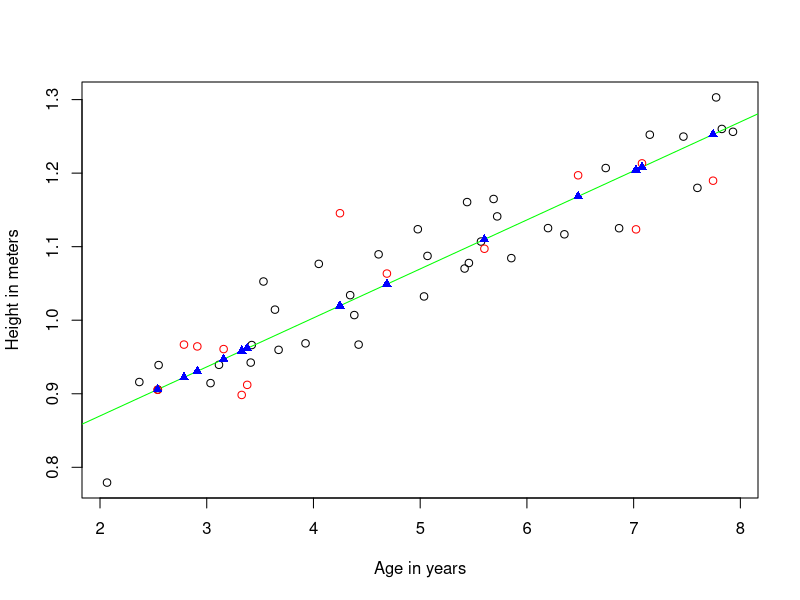
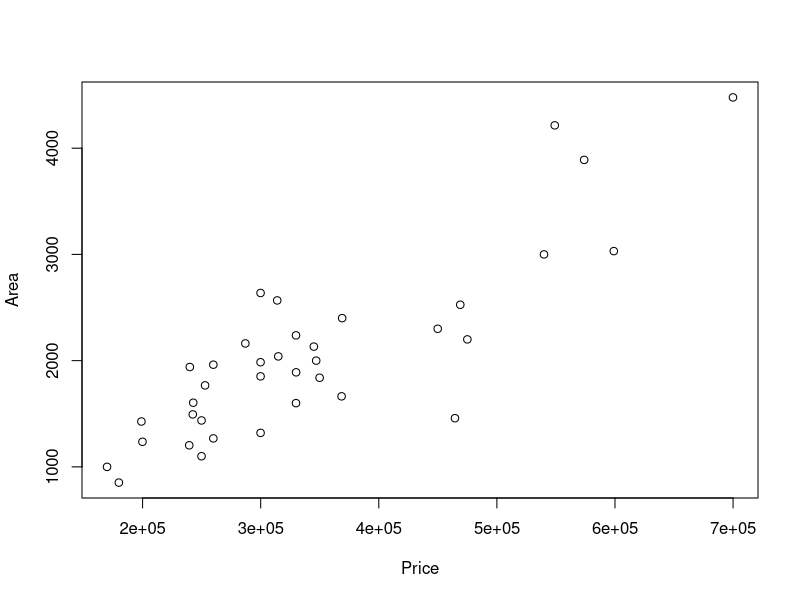
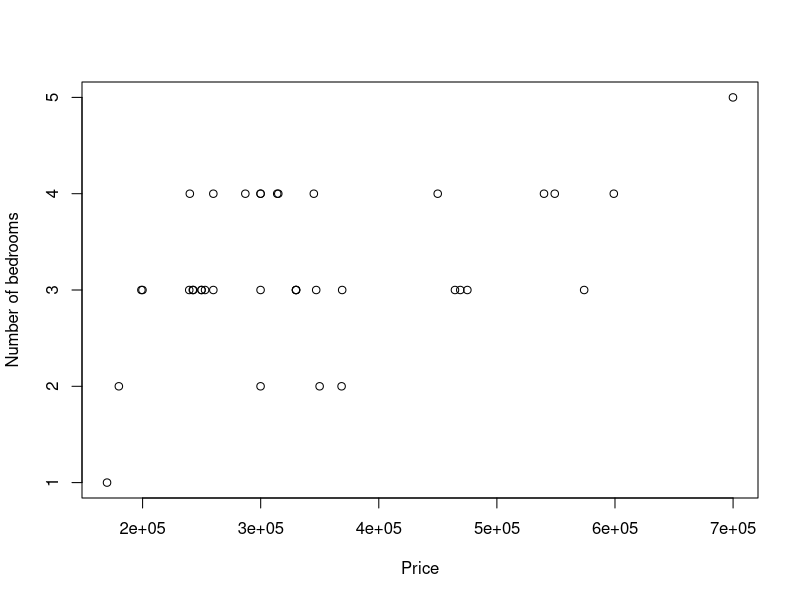
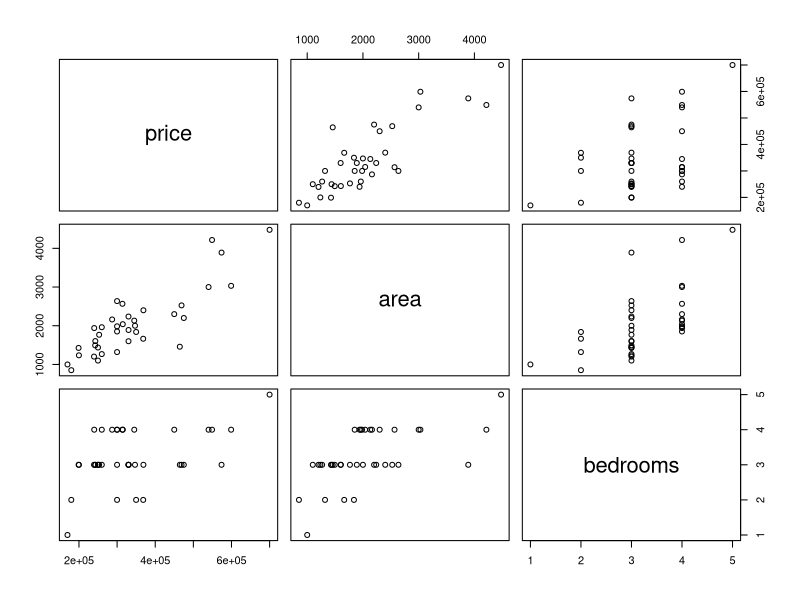
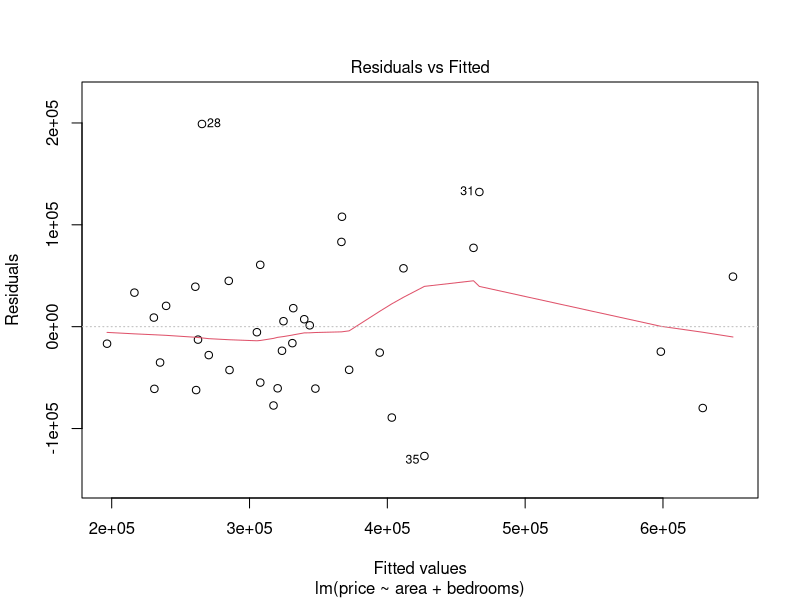
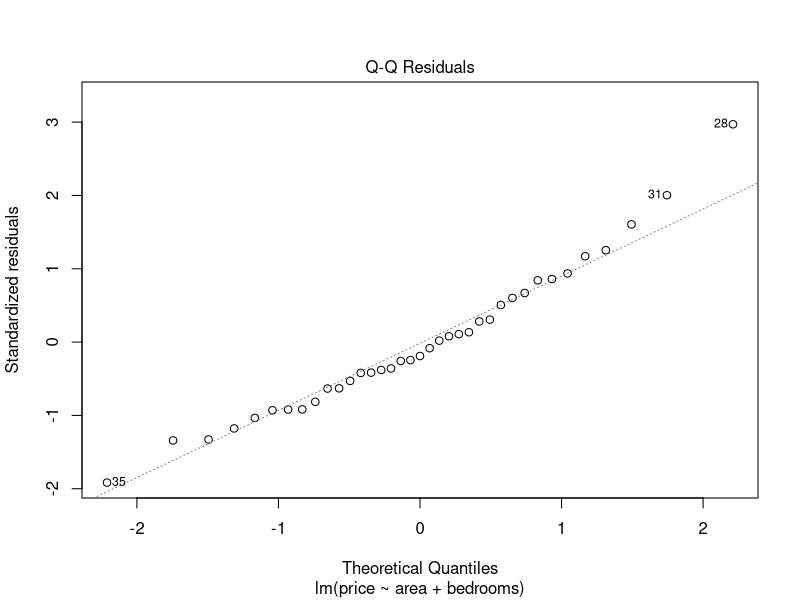
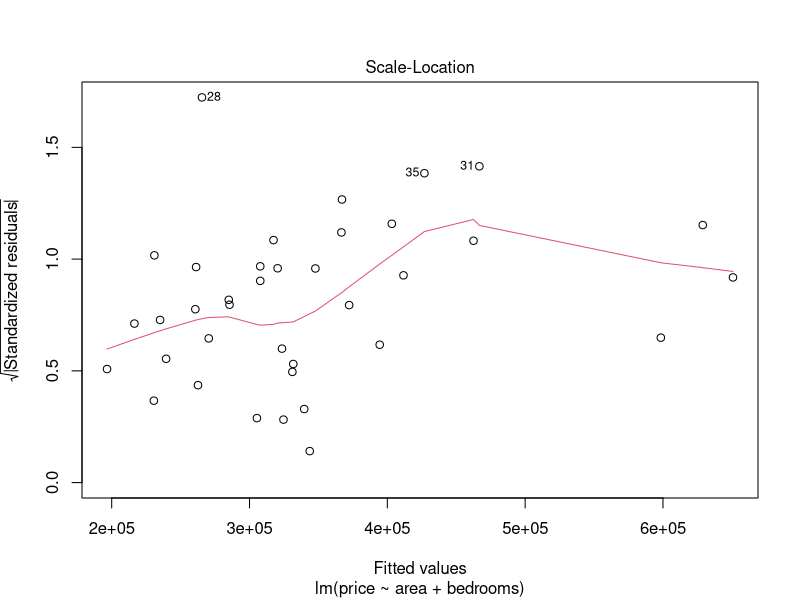
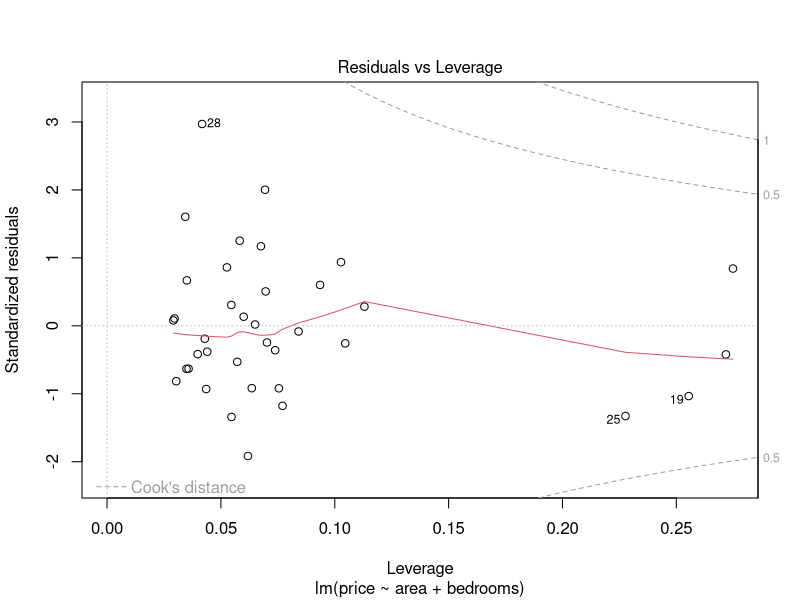

Here is the R script that generated these plots, in order:
#install.packages('lm')
#library(lm)

#this file is heavily commented and modified with added new lines of code 
#after being downloaded from the course website 

#'build a  model for something (house price) as a function of the factors "area
#'and number of bedroom
#'differnce is that we're not catagorizigng prices 
#'we're building a numerical model = regression
#'then we can use logistic regression to classiy catagorial data, like last week 

#=============Part 1: age and heigth=============================

train<- read.table("age-height-train.csv", sep = ",", header = TRUE)
test <- read.table("age-height-test.csv", sep = ",", header = TRUE)
#train
plot(train$x, train$y,ylab='Height in meters',xlab='Age in years')

lr_model  <- lm(y ~x, data = train) #0.73 0.0663 
# H = 0.0663A + 0.73 

lr_model = lm(y~x,data=train) # equal sign? 
lr_model
summary(lr_model)
abline(lr_model,col="green") #draw a green line for linear regression 

#interval = "prediction" has to do with confidence intervals (lower and upper)
  #can go look up ?predict for more details 
prediction <- predict(lr_model,interval="prediction",newdata=test)
prediction  #what's lower and upper? 
prediction <- as.data.frame(prediction)

#plot test data points 
points(test$x,test$y,col="red")

#what does this line mean? : 
points(test$x,prediction$fit,col="blue",pch=17)

#bind the y of testing data with the "fit" from prediction
#if prediction is good, they shouldn't differ much 
cbind(test$y , prediction$fit)



########### PART 2 ##############
#look at residuals to compare unscale and scaled 
#which one is better, why? 

train <- read.table("housing-train.csv",sep = ",",header=TRUE)
test <- read.table("housing-test.csv",sep = ",",header=TRUE)

#optional plots 
plot(train$price, train$area,xlab='Price',ylab='Area')
plot(train$price, train$bedrooms,xlab='Price',ylab='Number of bedrooms')
#another nice optional plot 
pairs(~price +area+bedrooms, data=train)

model <- lm(price ~ area + bedrooms, data=train)
model  #P = 136.9A - 14085B + 108413 
summary(model)
plot(model) #don't need to undestand all the plots 

#The first plot gives an idea of whether there is any curvature in the data. 
# If the red line is strongly curved, a quadratic or other model may be better. 
# |Yp- Ye| second plot 
# Third: 
# Fourth: if you move one point would fit change drasticaly 
#  (less important at this stage) The second plot is to check whether the residuals (y-y^) are normally distributed. 
# The third plot is used to check if the variance is contant 
# (ie, if the standard deviation among the residuals appears to be about constant). 
# If the red line is strongly tilted up/down, that is a red flag.
# (less important at this stage) The last plot is used to check to see if there were any 
# overly influential points 


hist(resid(model)) #residue on training data 

prediction2 <- predict(model,interval="prediction",newdata=test)
prediction2 <- as.data.frame(prediction2)
# view the real and predicted prices
cbind(test$price , prediction2$fit)
cbind(test$price , prediction2$fit, abs(test$price - prediction2$fit))

#calculate residual sum 
sum(abs(test$price-prediction2$fit))/length(test$price)

#===============PART 2.2======================
# optional: use scale() function
feature.scale = function (dataset, columns) {
  for (column in columns) {
    sigma = sd(dataset[,column])
    mu = mean(dataset[,column])
    dataset[paste(names(dataset[column]), ".scale", sep = "")] = (dataset[,column] - mu)/sigma
  }
  return(dataset)
}

train.scaled <- feature.scale(train, c("area", "bedrooms"))
test.scaled <- feature.scale(test, c("area", "bedrooms"))
#model.scale <- lm(price ~ scale(area) + scale(bedrooms), data=train)
model.scale <- lm(price ~ area.scale + bedrooms.scale, data=train.scaled)
model.scale  # P = 114289A - 11079B + 342997 
plot(model.scale)
hist(resid(model.scale))
prediction.scale <- predict(model.scale,interval="prediction",newdata=test.scaled)
prediction.scale <- as.data.frame(prediction.scale)
# view the real and predicted prices
cbind(test$price , prediction.scale$fit)

# for scaled data: The residuals average:
sum(abs(test$price-prediction.scale$fit))/length(test$price)
# error = 1/n * summation(i=1, n){y_p - y_e}   y_p: prediction price, y_e acutal price for test

#or this is the right way to do it? specify "scaled" data 
sum(abs(test.scaled$price-prediction.scale$fit))/length(test.scaled$price)
#acutally both gives the same sum of residuals 39722.82 

cbind(test$price , prediction.scale$fit)

# try find residues in test (train is already looked at )